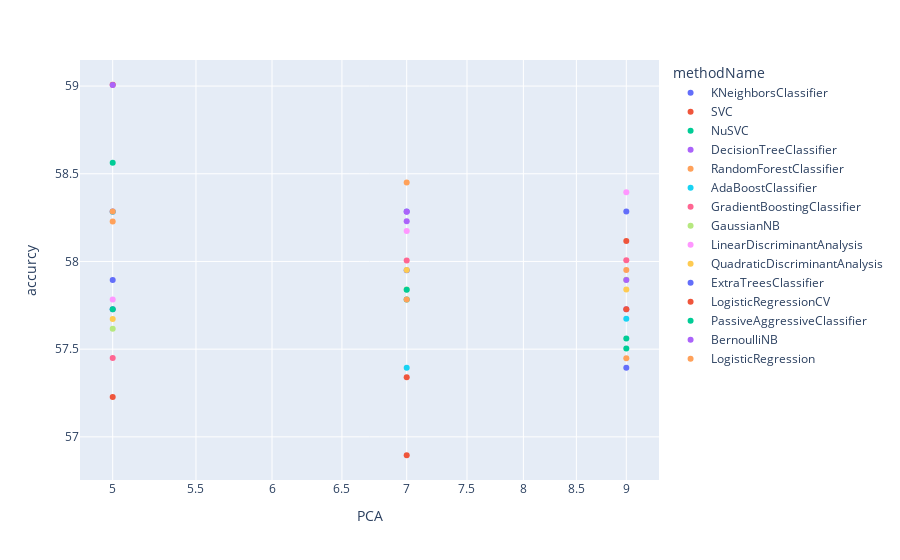

Source (notebook cell):
### Code cell
import plotly.express as px
# df = px.data.gapminder()
fig = px.scatter(ax, x="PCA", y="accurcy", color="methodName" , log_x=True, size_max=60)
fig.show()

### Figure 1 — Plotly figure (JSON) as saved in the notebook; plotly's stock layout.template omitted (floating-point values rounded to 4 significant figures)
{"data": [{"hovertemplate": "methodName=KNeighborsClassifier<br>PCA=%{x}<br>accurcy=%{y}<extra></extra>", "legendgroup": "KNeighborsClassifier", "marker": {"color": "#636efa", "symbol": "circle"}, "mode": "markers", "name": "KNeighborsClassifier", "orientation": "v", "showlegend": true, "type": "scatter", "x": [5, 7, 9], "xaxis": "x", "y": [57.89, 57.95, 58.28], "yaxis": "y"}, {"hovertemplate": "methodName=SVC<br>PCA=%{x}<br>accurcy=%{y}<extra></extra>", "legendgroup": "SVC", "marker": {"color": "#EF553B", "symbol": "circle"}, "mode": "markers", "name": "SVC", "orientation": "v", "showlegend": true, "type": "scatter", "x": [5, 7, 9], "xaxis": "x", "y": [57.23, 57.34, 58.12], "yaxis": "y"}, {"hovertemplate": "methodName=NuSVC<br>PCA=%{x}<br>accurcy=%{y}<extra></extra>", "legendgroup": "NuSVC", "marker": {"color": "#00cc96", "symbol": "circle"}, "mode": "markers", "name": "NuSVC", "orientation": "v", "showlegend": true, "type": "scatter", "x": [5, 7, 9], "xaxis": "x", "y": [58.56, 57.78, 57.56], "yaxis": "y"}, {"hovertemplate": "methodName=DecisionTreeClassifier<br>PCA=%{x}<br>accurcy=%{y}<extra></extra>", "legendgroup": "DecisionTreeClassifier", "marker": {"color": "#ab63fa", "symbol": "circle"}, "mode": "markers", "name": "DecisionTreeClassifier", "orientation": "v", "showlegend": true, "type": "scatter", "x": [5, 7, 9], "xaxis": "x", "y": [58.28, 58.23, 57.73], "yaxis": "y"}, {"hovertemplate": "methodName=RandomForestClassifier<br>PCA=%{x}<br>accurcy=%{y}<extra></extra>", "legendgroup": "RandomForestClassifier", "marker": {"color": "#FFA15A", "symbol": "circle"}, "mode": "markers", "name": "RandomForestClassifier", "orientation": "v", "showlegend": true, "type": "scatter", "x": [5, 7, 9], "xaxis": "x", "y": [58.23, 57.78, 57.95], "yaxis": "y"}, {"hovertemplate": "methodName=AdaBoostClassifier<br>PCA=%{x}<br>accurcy=%{y}<extra></extra>", "legendgroup": "AdaBoostClassifier", "marker": {"color": "#19d3f3", "symbol": "circle"}, "mode": "markers", "name": "AdaBoostClassifier", "orientation": "v", "showlegend": true, "type": "scatter", "x": [5, 7, 9], "xaxis": "x", "y": [58.28, 57.39, 57.67], "yaxis": "y"}, {"hovertemplate": "methodName=GradientBoostingClassifier<br>PCA=%{x}<br>accurcy=%{y}<extra></extra>", "legendgroup": "GradientBoostingClassifier", "marker": {"color": "#FF6692", "symbol": "circle"}, "mode": "markers", "name": "GradientBoostingClassifier", "orientation": "v", "showlegend": true, "type": "scatter", "x": [5, 7, 9], "xaxis": "x", "y": [57.45, 58.01, 58.01], "yaxis": "y"}, {"hovertemplate": "methodName=GaussianNB<br>PCA=%{x}<br>accurcy=%{y}<extra></extra>", "legendgroup": "GaussianNB", "marker": {"color": "#B6E880", "symbol": "circle"}, "mode": "markers", "name": "GaussianNB", "orientation": "v", "showlegend": true, "type": "scatter", "x": [5, 7, 9], "xaxis": "x", "y": [57.62, 57.84, 57.9], "yaxis": "y"}, {"hovertemplate": "methodName=LinearDiscriminantAnalysis<br>PCA=%{x}<br>accurcy=%{y}<extra></extra>", "legendgroup": "LinearDiscriminantAnalysis", "marker": {"color": "#FF97FF", "symbol": "circle"}, "mode": "markers", "name": "LinearDiscriminantAnalysis", "orientation": "v", "showlegend": true, "type": "scatter", "x": [5, 7, 9], "xaxis": "x", "y": [57.78, 58.17, 58.4], "yaxis": "y"}, {"hovertemplate": "methodName=QuadraticDiscriminantAnalysis<br>PCA=%{x}<br>accurcy=%{y}<extra></extra>", "legendgroup": "QuadraticDiscriminantAnalysis", "marker": {"color": "#FECB52", "symbol": "circle"}, "mode": "markers", "name": "QuadraticDiscriminantAnalysis", "orientation": "v", "showlegend": true, "type": "scatter", "x": [5, 7, 9], "xaxis": "x", "y": [57.67, 57.95, 57.84], "yaxis": "y"}, {"hovertemplate": "methodName=ExtraTreesClassifier<br>PCA=%{x}<br>accurcy=%{y}<extra></extra>", "legendgroup": "ExtraTreesClassifier", "marker": {"color": "#636efa", "symbol": "circle"}, "mode": "markers", "name": "ExtraTreesClassifier", "orientation": "v", "showlegend": true, "type": "scatter", "x": [5, 7, 9], "xaxis": "x", "y": [57.73, 58.29, 57.39], "yaxis": "y"}, {"hovertemplate": "methodName=LogisticRegressionCV<br>PCA=%{x}<br>accurcy=%{y}<extra></extra>", "legendgroup": "LogisticRegressionCV", "marker": {"color": "#EF553B", "symbol": "circle"}, "mode": "markers", "name": "LogisticRegressionCV", "orientation": "v", "showlegend": true, "type": "scatter", "x": [5, 7, 9], "xaxis": "x", "y": [59.01, 56.9, 57.73], "yaxis": "y"}, {"hovertemplate": "methodName=PassiveAggressiveClassifier<br>PCA=%{x}<br>accurcy=%{y}<extra></extra>", "legendgroup": "PassiveAggressiveClassifier", "marker": {"color": "#00cc96", "symbol": "circle"}, "mode": "markers", "name": "PassiveAggressiveClassifier", "orientation": "v", "showlegend": true, "type": "scatter", "x": [5, 7, 9], "xaxis": "x", "y": [57.73, 57.84, 57.5], "yaxis": "y"}, {"hovertemplate": "methodName=BernoulliNB<br>PCA=%{x}<br>accurcy=%{y}<extra></extra>", "legendgroup": "BernoulliNB", "marker": {"color": "#ab63fa", "symbol": "circle"}, "mode": "markers", "name": "BernoulliNB", "orientation": "v", "showlegend": true, "type": "scatter", "x": [5, 7, 9], "xaxis": "x", "y": [59.01, 58.28, 57.89], "yaxis": "y"}, {"hovertemplate": "methodName=LogisticRegression<br>PCA=%{x}<br>accurcy=%{y}<extra></extra>", "legendgroup": "LogisticRegression", "marker": {"color": "#FFA15A", "symbol": "circle"}, "mode": "markers", "name": "LogisticRegression", "orientation": "v", "showlegend": true, "type": "scatter", "x": [5, 7, 9], "xaxis": "x", "y": [58.29, 58.45, 57.45], "yaxis": "y"}], "layout": {"legend": {"title": {"text": "methodName"}, "tracegroupgap": 0}, "margin": {"t": 60}, "xaxis": {"anchor": "y", "domain": [0, 1], "title": {"text": "PCA"}, "type": "log"}, "yaxis": {"anchor": "x", "domain": [0, 1], "title": {"text": "accurcy"}}}}
